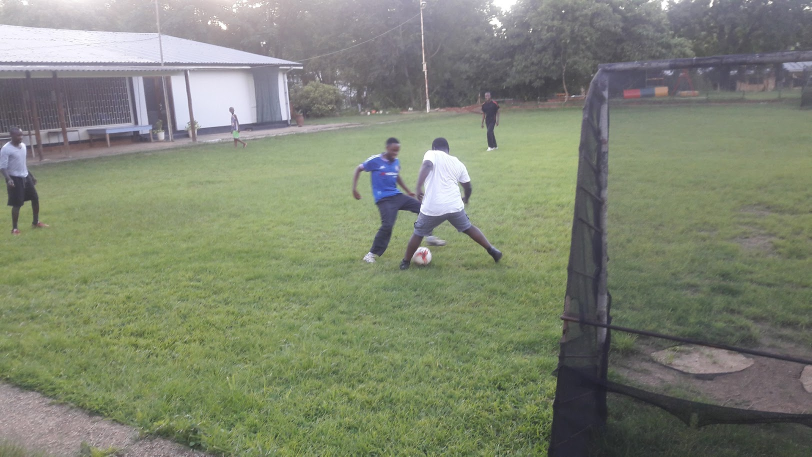
#> input picture OpenCV/Lect 1/1.jpg, 1623 x 913 px (shown at 1/2 size)
$ python read_image.py
#> lines starting #> are read from the running program, lines starting #| are printed output that depends on the picture; after the words box and inside, x2 and y2 are one past the last pixel; in counts of white or black regions, pixels touching at a corner belong together
import cv2

# Load image
image = cv2.imread('1.jpg')
#> image is the input picture: shape (913, 1623, 3); mean B, G, R 114.5, 133.4, 127.4

image = cv2.resize(image, (640, 480))
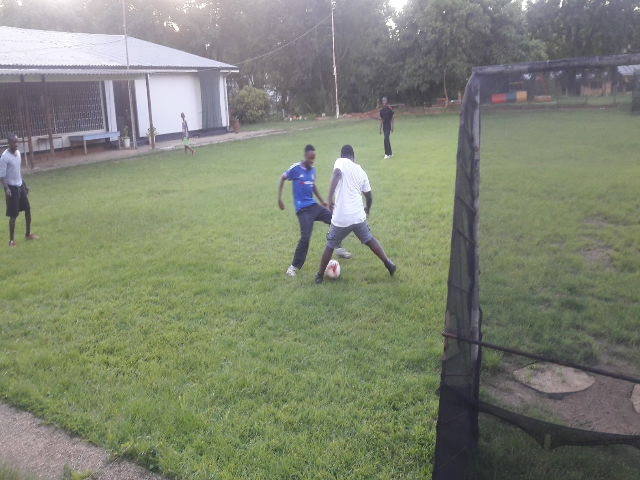
#> image: shape (480, 640, 3); mean B, G, R 114.4, 133.3, 127.2

# Convert image to grayscale
gray = cv2.cvtColor(image, cv2.COLOR_BGR2GRAY)
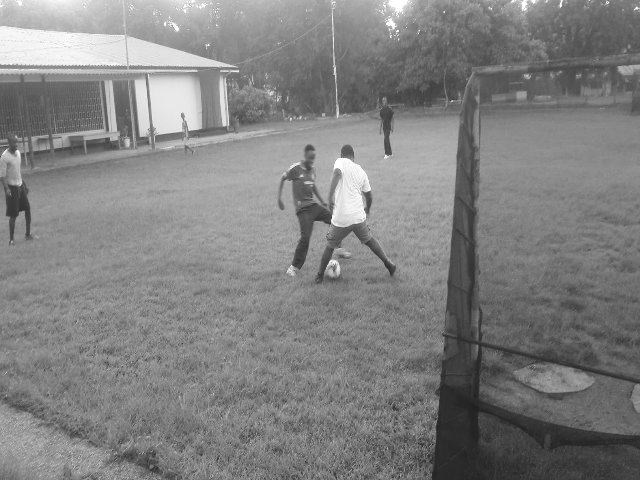
#> gray: shape (480, 640); min 30, max 255, mean 129.3

# Convert to binary using thresholding
_, thresh = cv2.threshold(gray, 150, 255, cv2.THRESH_BINARY)
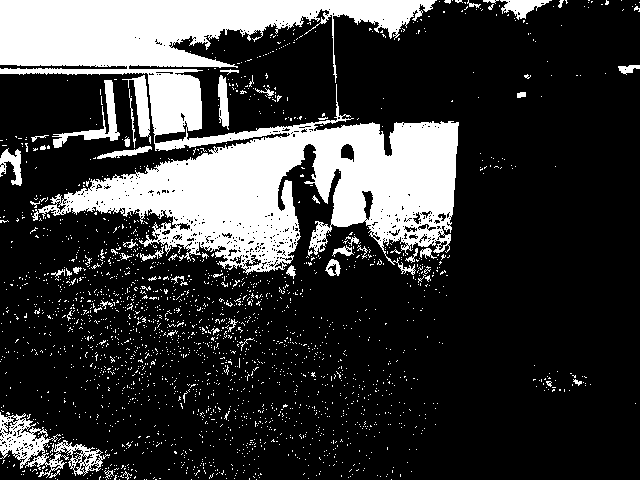
#> thresh: shape (480, 640); 22.5% white; 2246 white regions (2187 under 20 px)

# Find contours
contours, _ = cv2.findContours(thresh, cv2.RETR_EXTERNAL, cv2.CHAIN_APPROX_SIMPLE)
#> contours = 2242 contours, 2217 with area under 20; largest, box (x1, y1, x2, y2) and area: (0, 0, 459, 275) 56418, (0, 412, 110, 478) 2540, (52, 80, 120, 148) 774, (122, 75, 151, 144) 630, (500, 0, 552, 20) 438

# Draw contours
cv2.drawContours(image, contours, -1, (0, 255, 0), 3)  # -1 to draw all contours
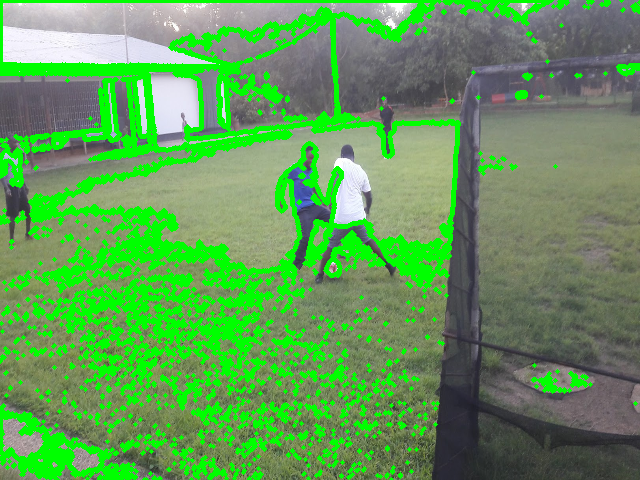
#> image: shape (480, 640, 3); mean B, G, R 87.6, 154.9, 96.9

# Show the output
cv2.imshow('Contours', image)
cv2.waitKey(0)
cv2.destroyAllWindows()
